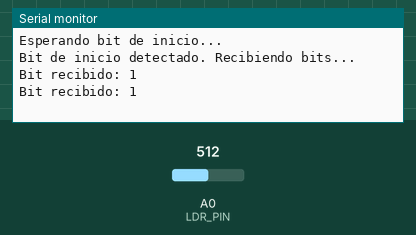
Simulated run of this sketch. Board: Arduino Uno, built with avr-gcc and run on an emulated ATmega328P. Parts: the last lines printed to the serial monitor. The test bench sets the inputs (shaded band); at power-on: A0 (LDR_PIN) = 512.

Above: at 1.5 s.
1.6 s: A0 (LDR_PIN) set to 492
At 4.0 s:
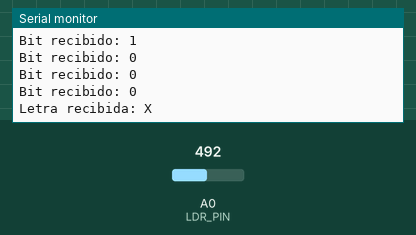
4.7 s: A0 (LDR_PIN) set to 510
At 8.8 s:
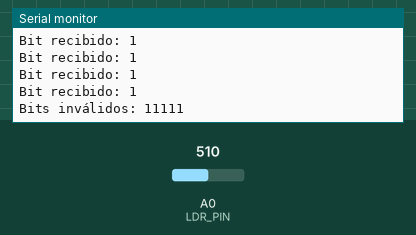

Measured:
- the behaviour switches between 500 and 499 on A0 (LDR_PIN) (found by bisection; images 0 and 1)
- after the input at 1.6 s, the serial monitor: prints a new line after 0.15 s (image 1)
- after the input at 4.7 s, the serial monitor: prints a new line at once (image 2)

The sketch:

receptor.ino
```cpp
#define LDR_PIN A0        // Pin ADC del ESP8266
#define THRESHOLD 500     // Umbral para distinguir entre 1 (luz presente) y 0 (luz ausente)
#define BIT_DURATION 500  // Duración esperada de cada bit en milisegundos

// Arreglo con las 26 letras del abecedario
const char alphabet[26] = {
  'A', 'B', 'C', 'D', 'E', 'F', 'G', 'H', 'I', 'J',
  'K', 'L', 'M', 'N', 'O', 'P', 'Q', 'R', 'S', 'T',
  'U', 'V', 'W', 'X', 'Y', 'Z'
};

void setup() {
  Serial.begin(115200);
}

void loop() {
  Serial.println("Esperando bit de inicio...");

  // Esperar hasta detectar el bit de inicio (1)
  while (analogRead(LDR_PIN) < THRESHOLD) {
    delay(1); // Esperar mientras no haya suficiente luz
  }

  Serial.println("Bit de inicio detectado. Recibiendo bits...");
  delay(BIT_DURATION+BIT_DURATION/2); // Ajuste inicial para estabilizar lectura

  // Leer los siguientes 5 bits
  String bits = "";
  for (int i = 0; i < 5; i++) {
    int ldrValue = analogRead(LDR_PIN);
    int bit = (ldrValue >= THRESHOLD) ? 1 : 0; // Comparar con el umbral
    bits += String(bit);
    Serial.println("Bit recibido: " + String(bit));
    delay(BIT_DURATION); // Esperar el tiempo del siguiente bit
  }

  // Convertir los bits a un índice y obtener la letra
  char letter = bitsToChar(bits);
  if (letter != '\0') {
    Serial.println("Letra recibida: " + String(letter));
  } else {
    Serial.println("Bits inválidos: " + bits);
  }

  delay(1000); // Pausa antes de procesar un nuevo mensaje
}

char bitsToChar(String bits) {
  if (bits.length() != 5) return '\0'; // Validar longitud de bits
  int index = strtol(bits.c_str(), NULL, 2) - 1; // Convertir bits binarios a índice (0-25)

  // Validar índice dentro del rango del alfabeto
  if (index < 0 || index >= 26) return '\0';
  return alphabet[index]; // Retornar la letra correspondiente
}
```
